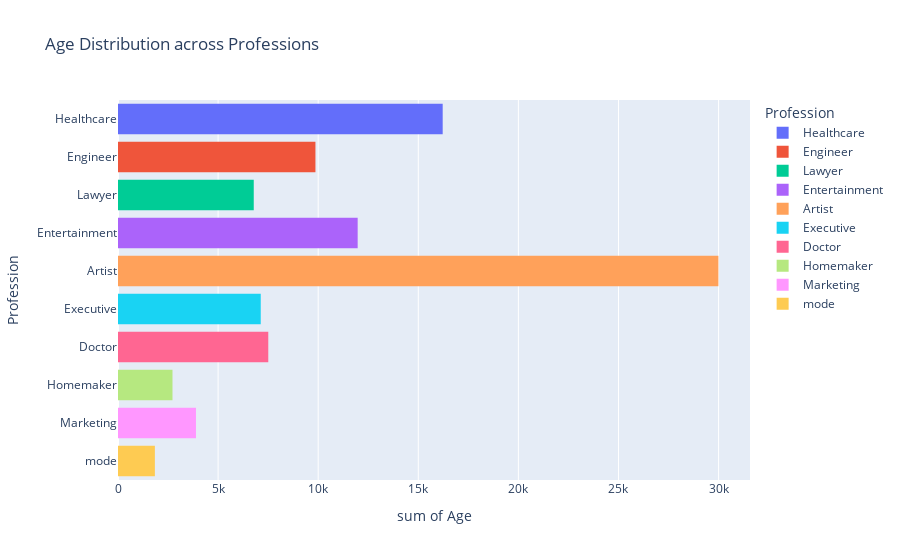

Here is the notebook cell this chart was saved with:
### Markdown cell above
. Biểu đồ phân bố độ tuổi theo nghề nghiệp:

### Code cell
fig1 = px.histogram(df, x='Age', y='Profession', color='Profession', title='Age Distribution across Professions')

fig1.show()

### Figure 1 — Plotly figure (JSON) as saved in the notebook; plotly's stock layout.template omitted (floating-point values rounded to 4 significant figures; data arrays with more than 128 entries replaced by an {"elided": "..."} marker saying what was removed)
{"data": [{"alignmentgroup": "True", "bingroup": "y", "histfunc": "sum", "hovertemplate": "Profession=%{y}<br>sum of Age=%{x}<extra></extra>", "legendgroup": "Healthcare", "marker": {"color": "#636efa", "pattern": {"shape": ""}}, "name": "Healthcare", "offsetgroup": "Healthcare", "orientation": "h", "showlegend": true, "type": "histogram", "x": {"elided": "339 int values"}, "xaxis": "x", "y": {"elided": "339 str values"}, "yaxis": "y"}, {"alignmentgroup": "True", "bingroup": "y", "histfunc": "sum", "hovertemplate": "Profession=%{y}<br>sum of Age=%{x}<extra></extra>", "legendgroup": "Engineer", "marker": {"color": "#EF553B", "pattern": {"shape": ""}}, "name": "Engineer", "offsetgroup": "Engineer", "orientation": "h", "showlegend": true, "type": "histogram", "x": {"elided": "179 int values"}, "xaxis": "x", "y": {"elided": "179 str values"}, "yaxis": "y"}, {"alignmentgroup": "True", "bingroup": "y", "histfunc": "sum", "hovertemplate": "Profession=%{y}<br>sum of Age=%{x}<extra></extra>", "legendgroup": "Lawyer", "marker": {"color": "#00cc96", "pattern": {"shape": ""}}, "name": "Lawyer", "offsetgroup": "Lawyer", "orientation": "h", "showlegend": true, "type": "histogram", "x": {"elided": "142 int values"}, "xaxis": "x", "y": {"elided": "142 str values"}, "yaxis": "y"}, {"alignmentgroup": "True", "bingroup": "y", "histfunc": "sum", "hovertemplate": "Profession=%{y}<br>sum of Age=%{x}<extra></extra>", "legendgroup": "Entertainment", "marker": {"color": "#ab63fa", "pattern": {"shape": ""}}, "name": "Entertainment", "offsetgroup": "Entertainment", "orientation": "h", "showlegend": true, "type": "histogram", "x": {"elided": "234 int values"}, "xaxis": "x", "y": {"elided": "234 str values"}, "yaxis": "y"}, {"alignmentgroup": "True", "bingroup": "y", "histfunc": "sum", "hovertemplate": "Profession=%{y}<br>sum of Age=%{x}<extra></extra>", "legendgroup": "Artist", "marker": {"color": "#FFA15A", "pattern": {"shape": ""}}, "name": "Artist", "offsetgroup": "Artist", "orientation": "h", "showlegend": true, "type": "histogram", "x": {"elided": "612 int values"}, "xaxis": "x", "y": {"elided": "612 str values"}, "yaxis": "y"}, {"alignmentgroup": "True", "bingroup": "y", "histfunc": "sum", "hovertemplate": "Profession=%{y}<br>sum of Age=%{x}<extra></extra>", "legendgroup": "Executive", "marker": {"color": "#19d3f3", "pattern": {"shape": ""}}, "name": "Executive", "offsetgroup": "Executive", "orientation": "h", "showlegend": true, "type": "histogram", "x": {"elided": "153 int values"}, "xaxis": "x", "y": {"elided": "153 str values"}, "yaxis": "y"}, {"alignmentgroup": "True", "bingroup": "y", "histfunc": "sum", "hovertemplate": "Profession=%{y}<br>sum of Age=%{x}<extra></extra>", "legendgroup": "Doctor", "marker": {"color": "#FF6692", "pattern": {"shape": ""}}, "name": "Doctor", "offsetgroup": "Doctor", "orientation": "h", "showlegend": true, "type": "histogram", "x": {"elided": "161 int values"}, "xaxis": "x", "y": {"elided": "161 str values"}, "yaxis": "y"}, {"alignmentgroup": "True", "bingroup": "y", "histfunc": "sum", "hovertemplate": "Profession=%{y}<br>sum of Age=%{x}<extra></extra>", "legendgroup": "Homemaker", "marker": {"color": "#B6E880", "pattern": {"shape": ""}}, "name": "Homemaker", "offsetgroup": "Homemaker", "orientation": "h", "showlegend": true, "type": "histogram", "x": [35, 35, 18, 32, 26, 66, 42, 40, 79, 37, 54, 89, 87, 78, 86, 22, 12, 78, 35, 7, 4, 34, 23, 85, 4, 43, 52, 19, 97, 26, 41, 72, 89, 22, 3, 53, 46, 54, 86, 2, 38, 57, 44, 34, 32, 15, 41, 5, 96, 18, 54, 65, 8, 22, 15, 68, 68, 94, 70, 65], "xaxis": "x", "y": ["Homemaker", "Homemaker", "Homemaker", "Homemaker", "Homemaker", "Homemaker", "Homemaker", "Homemaker", "Homemaker", "Homemaker", "Homemaker", "Homemaker", "Homemaker", "Homemaker", "Homemaker", "Homemaker", "Homemaker", "Homemaker", "Homemaker", "Homemaker", "Homemaker", "Homemaker", "Homemaker", "Homemaker", "Homemaker", "Homemaker", "Homemaker", "Homemaker", "Homemaker", "Homemaker", "Homemaker", "Homemaker", "Homemaker", "Homemaker", "Homemaker", "Homemaker", "Homemaker", "Homemaker", "Homemaker", "Homemaker", "Homemaker", "Homemaker", "Homemaker", "Homemaker", "Homemaker", "Homemaker", "Homemaker", "Homemaker", "Homemaker", "Homemaker", "Homemaker", "Homemaker", "Homemaker", "Homemaker", "Homemaker", "Homemaker", "Homemaker", "Homemaker", "Homemaker", "Homemaker"], "yaxis": "y"}, {"alignmentgroup": "True", "bingroup": "y", "histfunc": "sum", "hovertemplate": "Profession=%{y}<br>sum of Age=%{x}<extra></extra>", "legendgroup": "Marketing", "marker": {"color": "#FF97FF", "pattern": {"shape": ""}}, "name": "Marketing", "offsetgroup": "Marketing", "orientation": "h", "showlegend": true, "type": "histogram", "x": [50, 21, 31, 19, 28, 27, 86, 0, 43, 21, 65, 66, 24, 20, 80, 84, 56, 28, 16, 31, 89, 10, 38, 59, 31, 26, 54, 60, 71, 17, 0, 19, 62, 0, 38, 21, 93, 79, 82, 75, 93, 16, 9, 12, 20, 19, 23, 25, 72, 13, 67, 38, 70, 99, 43, 34, 29, 59, 65, 78, 97, 25, 84, 88, 6, 96, 0, 42, 37, 52, 13, 15, 64, 80, 14, 5, 94, 91, 46, 88, 68, 29, 11, 52, 94], "xaxis": "x", "y": ["Marketing", "Marketing", "Marketing", "Marketing", "Marketing", "Marketing", "Marketing", "Marketing", "Marketing", "Marketing", "Marketing", "Marketing", "Marketing", "Marketing", "Marketing", "Marketing", "Marketing", "Marketing", "Marketing", "Marketing", "Marketing", "Marketing", "Marketing", "Marketing", "Marketing", "Marketing", "Marketing", "Marketing", "Marketing", "Marketing", "Marketing", "Marketing", "Marketing", "Marketing", "Marketing", "Marketing", "Marketing", "Marketing", "Marketing", "Marketing", "Marketing", "Marketing", "Marketing", "Marketing", "Marketing", "Marketing", "Marketing", "Marketing", "Marketing", "Marketing", "Marketing", "Marketing", "Marketing", "Marketing", "Marketing", "Marketing", "Marketing", "Marketing", "Marketing", "Marketing", "Marketing", "Marketing", "Marketing", "Marketing", "Marketing", "Marketing", "Marketing", "Marketing", "Marketing", "Marketing", "Marketing", "Marketing", "Marketing", "Marketing", "Marketing", "Marketing", "Marketing", "Marketing", "Marketing", "Marketing", "Marketing", "Marketing", "Marketing", "Marketing", "Marketing"], "yaxis": "y"}, {"alignmentgroup": "True", "bingroup": "y", "histfunc": "sum", "hovertemplate": "Profession=%{y}<br>sum of Age=%{x}<extra></extra>", "legendgroup": "mode", "marker": {"color": "#FECB52", "pattern": {"shape": ""}}, "name": "mode", "offsetgroup": "mode", "orientation": "h", "showlegend": true, "type": "histogram", "x": [49, 51, 59, 95, 76, 0, 95, 89, 61, 66, 28, 22, 81, 91, 69, 15, 25, 69, 30, 10, 87, 99, 74, 33, 42, 50, 1, 19, 9, 78, 73, 58, 63, 52, 23], "xaxis": "x", "y": ["mode", "mode", "mode", "mode", "mode", "mode", "mode", "mode", "mode", "mode", "mode", "mode", "mode", "mode", "mode", "mode", "mode", "mode", "mode", "mode", "mode", "mode", "mode", "mode", "mode", "mode", "mode", "mode", "mode", "mode", "mode", "mode", "mode", "mode", "mode"], "yaxis": "y"}], "layout": {"barmode": "relative", "legend": {"title": {"text": "Profession"}, "tracegroupgap": 0}, "title": {"text": "Age Distribution across Professions"}, "xaxis": {"anchor": "y", "domain": [0, 1], "title": {"text": "sum of Age"}}, "yaxis": {"anchor": "x", "categoryarray": ["mode", "Marketing", "Homemaker", "Doctor", "Executive", "Artist", "Entertainment", "Lawyer", "Engineer", "Healthcare"], "categoryorder": "array", "domain": [0, 1], "title": {"text": "Profession"}}}}
